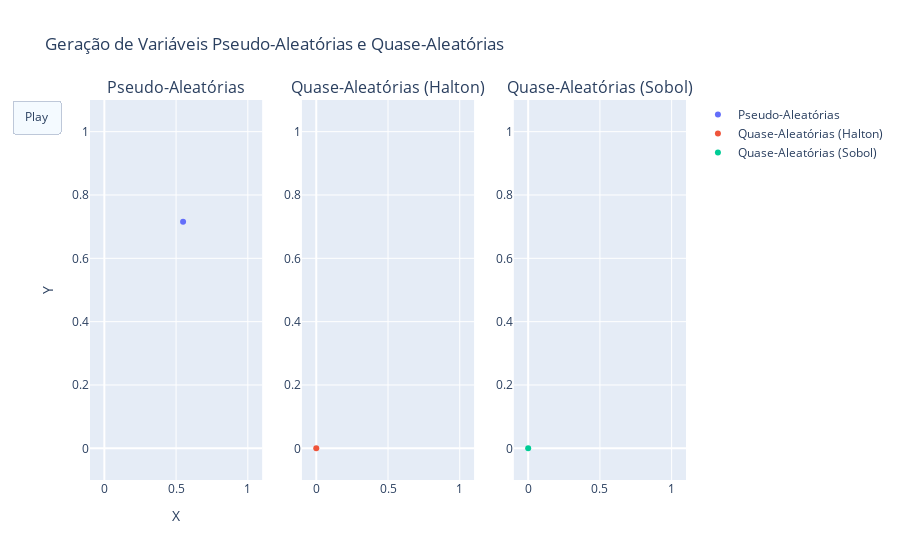

Source (notebook cell):
### Markdown cell above
# Código para Demonstrar Pseudo-Aleatórias e Quase-Aleatórias com Distribuição Normal
Para demonstrar a geração de variáveis pseudo-aleatórias e quase-aleatórias usando um gráfico de números aleatórios em uma reta normal para ver a distribuição deles durante a geração, vamos criar um notebook que inclui:

- Geração de números pseudo-aleatórios.
- Geração de números quase-aleatórios (Halton e Sobol).
- Gráficos da distribuição dos números gerados ao longo do tempo.

### Code cell
import numpy as np
import plotly.graph_objs as go
from plotly.subplots import make_subplots
from scipy.stats import qmc


# Função para gerar variáveis pseudo-aleatórias
def generate_pseudo_random(n):
    np.random.seed(0)
    return np.random.rand(n, 2)


# Função para gerar variáveis quase-aleatórias (sequência de Halton)
def generate_quasi_random_halton(n):
    sampler = qmc.Halton(d=2, scramble=False)
    return sampler.random(n)


# Função para gerar variáveis quase-aleatórias (sequência de Sobol)
def generate_quasi_random_sobol(n):
    sampler = qmc.Sobol(d=2, scramble=False)
    return sampler.random(n)


# Número de pontos
n_points = 100

# Geração dos pontos
pseudo_random = generate_pseudo_random(n_points)
quasi_random_halton = generate_quasi_random_halton(n_points)
quasi_random_sobol = generate_quasi_random_sobol(n_points)

# Criação do gráfico interativo com Plotly
fig = make_subplots(
    rows=1,
    cols=3,
    subplot_titles=(
        "Pseudo-Aleatórias",
        "Quase-Aleatórias (Halton)",
        "Quase-Aleatórias (Sobol)",
    ),
)

# Adicionando os pontos inicial
scatter_pseudo = go.Scatter(
    x=pseudo_random[:1, 0],
    y=pseudo_random[:1, 1],
    mode="markers",
    name="Pseudo-Aleatórias",
)
scatter_halton = go.Scatter(
    x=quasi_random_halton[:1, 0],
    y=quasi_random_halton[:1, 1],
    mode="markers",
    name="Quase-Aleatórias (Halton)",
)
scatter_sobol = go.Scatter(
    x=quasi_random_sobol[:1, 0],
    y=quasi_random_sobol[:1, 1],
    mode="markers",
    name="Quase-Aleatórias (Sobol)",
)

fig.add_trace(scatter_pseudo, row=1, col=1)
fig.add_trace(scatter_halton, row=1, col=2)
fig.add_trace(scatter_sobol, row=1, col=3)

# Configuração das animações
frames = []
for i in range(2, n_points + 1, 10):
    frame = go.Frame(
        data=[
            go.Scatter(x=pseudo_random[:i, 0], y=pseudo_random[:i, 1], mode="markers"),
            go.Scatter(
                x=quasi_random_halton[:i, 0],
                y=quasi_random_halton[:i, 1],
                mode="markers",
            ),
            go.Scatter(
                x=quasi_random_sobol[:i, 0], y=quasi_random_sobol[:i, 1], mode="markers"
            ),
        ]
    )
    frames.append(frame)

fig.frames = frames

# Configurações do layout
fig.update_layout(
    updatemenus=[
        {
            "type": "buttons",
            "buttons": [
                {
                    "label": "Play",
                    "method": "animate",
                    "args": [
                        None,
                        {
                            "frame": {"duration": 100, "redraw": True},
                            "fromcurrent": True,
                        },
                    ],
                }
            ],
        }
    ],
    title="Geração de Variáveis Pseudo-Aleatórias e Quase-Aleatórias",
    xaxis_title="X",
    yaxis_title="Y",
)

fig.update_xaxes(range=[-0.1, 1.1])
fig.update_yaxes(range=[-0.1, 1.1])

fig.show()

### Figure 1 — Plotly figure (JSON) as saved in the notebook; plotly's stock layout.template omitted (floating-point values rounded to 4 significant figures)
{"data": [{"mode": "markers", "name": "Pseudo-Aleatórias", "type": "scatter", "x": [0.5488], "xaxis": "x", "y": [0.7152], "yaxis": "y"}, {"mode": "markers", "name": "Quase-Aleatórias (Halton)", "type": "scatter", "x": [0], "xaxis": "x2", "y": [0], "yaxis": "y2"}, {"mode": "markers", "name": "Quase-Aleatórias (Sobol)", "type": "scatter", "x": [0], "xaxis": "x3", "y": [0], "yaxis": "y3"}], "layout": {"annotations": [{"font": {"size": 16}, "showarrow": false, "text": "Pseudo-Aleatórias", "x": 0.1444, "xanchor": "center", "xref": "paper", "y": 1, "yanchor": "bottom", "yref": "paper"}, {"font": {"size": 16}, "showarrow": false, "text": "Quase-Aleatórias (Halton)", "x": 0.5, "xanchor": "center", "xref": "paper", "y": 1, "yanchor": "bottom", "yref": "paper"}, {"font": {"size": 16}, "showarrow": false, "text": "Quase-Aleatórias (Sobol)", "x": 0.8556, "xanchor": "center", "xref": "paper", "y": 1, "yanchor": "bottom", "yref": "paper"}], "title": {"text": "Geração de Variáveis Pseudo-Aleatórias e Quase-Aleatórias"}, "updatemenus": [{"buttons": [{"args": [null, {"frame": {"duration": 100, "redraw": true}, "fromcurrent": true}], "label": "Play", "method": "animate"}], "type": "buttons"}], "xaxis": {"anchor": "y", "domain": [0, 0.2889], "range": [-0.1, 1.1], "title": {"text": "X"}}, "xaxis2": {"anchor": "y2", "domain": [0.3556, 0.6444], "range": [-0.1, 1.1]}, "xaxis3": {"anchor": "y3", "domain": [0.7111, 1], "range": [-0.1, 1.1]}, "yaxis": {"anchor": "x", "domain": [0, 1], "range": [-0.1, 1.1], "title": {"text": "Y"}}, "yaxis2": {"anchor": "x2", "domain": [0, 1], "range": [-0.1, 1.1]}, "yaxis3": {"anchor": "x3", "domain": [0, 1], "range": [-0.1, 1.1]}}}
